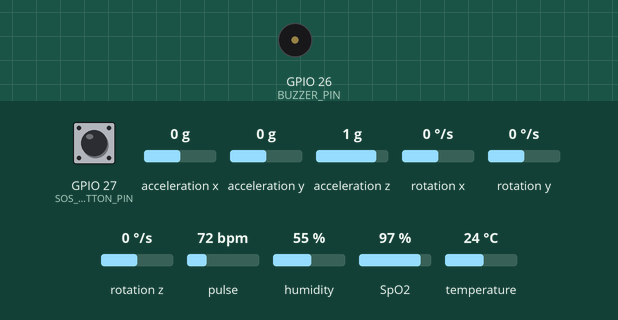
The sketch below on a simulated ESP32. On the bench: buzzer (waves = sounding, pin HIGH). Wiring (inferred from the names in the program): MPU-6050 motion sensor at I2C address 0x68. The test bench sets the inputs (shaded band); at power-on: GPIO 27 (SOS_BUTTON_PIN) HIGH, acceleration x 0 g, acceleration y 0 g, acceleration z 1 g, rotation x 0 °/s, rotation y 0 °/s, rotation z 0 °/s, pulse 72 bpm, humidity 55 %, SpO2 97 %, temperature 24 °C. WiFi joins after 1.5 s; servers stay silent unless stated; uploads are accepted with an empty reply; what the sketch prints to the serial monitor is not drawn.

Above: at 4.2 s.
4.3 s: GPIO 27 (SOS_BUTTON_PIN) pulled LOW for 0.15 s
At 5.1 s:
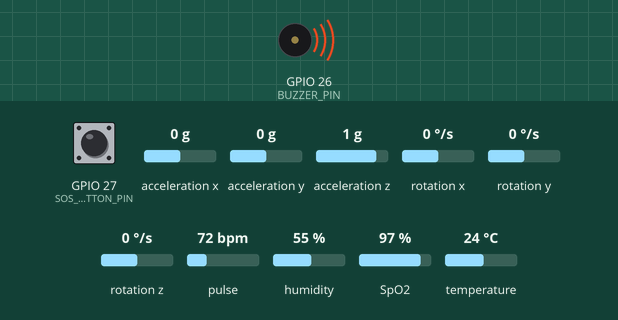
Timing chart, 0 to 10.8 s (numbered marks = the images above; inputs shaded):
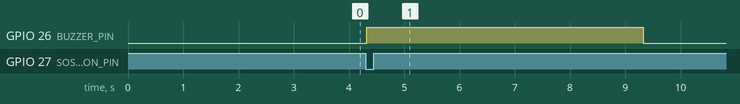

The sketch:

medguardian.ino
```cpp
/*
  =============================================================================
  MedGuardian - Smart IoT Healthcare Monitoring & Emergency System
  ESP32 Firmware with MAX30100, MPU6050, DHT11, SOS Button & Buzzer
  Connected directly to Node.js / Express Backend Server
  =============================================================================
*/

#include <WiFi.h>
#include <HTTPClient.h>
#include <Wire.h>
#include <DHT.h>
#include "MAX30100_PulseOximeter.h"

// =====================================================
// 1. NETWORK & BACKEND CONFIGURATION
// =====================================================

// Wi-Fi Credentials (Configure for your local Wi-Fi router)
const char* WIFI_SSID = "YOUR_WIFI_SSID";
const char* WIFI_PASSWORD = "YOUR_WIFI_PASSWORD";

// Node.js Backend Server IP & Port (e.g. http://192.168.1.50:5000)
const char* NODE_SERVER_URL = "http://192.168.1.100:5000/api/telemetry";

// Device & Patient identifiers
const char* DEVICE_ID = "ESP32-MED-01";
const char* PATIENT_ID = "PT-0001";

// =====================================================
// 2. PIN DEFINITIONS & CONSTANTS
// =====================================================

#define DHTPIN 4
#define DHTTYPE DHT11

#define SOS_BUTTON_PIN 27
#define BUZZER_PIN 26

#define SDA_PIN 21
#define SCL_PIN 22

#define MPU6050_ADDR 0x68

// Non-blocking timer intervals
#define TELEMETRY_INTERVAL_MS 1000  // Send telemetry every 1s
#define MPU_INTERVAL_MS       200   // Poll accelerometer every 200ms
#define DHT_INTERVAL_MS       2000  // Poll temp/humidity every 2s
#define BUTTON_INTERVAL_MS    50    // Button debounce interval

// Fall detection threshold
#define FALL_IMPACT_THRESHOLD_G 2.5 // Spike >= 2.5g indicates severe impact/fall

// =====================================================
// 3. SENSOR OBJECTS & GLOBAL STATE
// =====================================================

DHT dht(DHTPIN, DHTTYPE);
PulseOximeter pox;

bool max30100Ready = false;
bool mpu6050Ready = false;

// Timers
uint32_t tsLastTelemetry = 0;
uint32_t tsLastMPU       = 0;
uint32_t tsLastDHT       = 0;
uint32_t tsLastButton    = 0;

// Sensor Values
float currentHeartRate   = 0.0;
float currentSpO2        = 0.0;
bool fingerDetected      = false;

float currentTemperature = 36.7;
float currentHumidity    = 50.0;

int16_t rawAccelX, rawAccelY, rawAccelZ;
int16_t rawGyroX, rawGyroY, rawGyroZ;
int16_t rawMpuTemp;

float accelX = 0.0, accelY = 0.0, accelZ = 1.0;
float gyroX  = 0.0, gyroY  = 0.0, gyroZ  = 0.0;
float accelMagnitude = 1.0;

bool sosPressed = false;
bool fallDetected = false;
bool serverAlarmInstruction = false;
uint32_t alarmUntilTs = 0;

// Callback when MAX30100 detects heartbeat
void onBeatDetected() {
  Serial.print("♥ ");
}

// =====================================================
// 4. MPU6050 INITIALIZATION & READING
// =====================================================

bool initMPU6050() {
  Serial.println("[MPU6050] Initializing 6-Axis Motion Sensor...");
  Wire.beginTransmission(MPU6050_ADDR);
  if (Wire.endTransmission() != 0) {
    Serial.println("❌ [MPU6050] Sensor not found on I2C address 0x68!");
    return false;
  }

  // Wake up MPU6050 (Power management register 0x6B)
  Wire.beginTransmission(MPU6050_ADDR);
  Wire.write(0x6B);
  Wire.write(0x00);
  Wire.endTransmission();
  delay(50);

  // Set Accelerometer Range: ±8g (Register 0x1C = 0x10)
  Wire.beginTransmission(MPU6050_ADDR);
  Wire.write(0x1C);
  Wire.write(0x10);
  Wire.endTransmission();

  // Set Gyroscope Range: ±500 deg/s (Register 0x1B = 0x08)
  Wire.beginTransmission(MPU6050_ADDR);
  Wire.write(0x1B);
  Wire.write(0x08);
  Wire.endTransmission();

  Serial.println("✅ [MPU6050] Initialized successfully.");
  return true;
}

bool readMPU6050() {
  Wire.beginTransmission(MPU6050_ADDR);
  Wire.write(0x3B);
  if (Wire.endTransmission(false) != 0) return false;

  int received = Wire.requestFrom(MPU6050_ADDR, 14);
  if (received != 14) return false;

  rawAccelX = (Wire.read() << 8) | Wire.read();
  rawAccelY = (Wire.read() << 8) | Wire.read();
  rawAccelZ = (Wire.read() << 8) | Wire.read();
  rawMpuTemp = (Wire.read() << 8) | Wire.read();
  rawGyroX  = (Wire.read() << 8) | Wire.read();
  rawGyroY  = (Wire.read() << 8) | Wire.read();
  rawGyroZ  = (Wire.read() << 8) | Wire.read();

  // Convert to g (±8g -> 4096 LSB/g) and deg/s (±500 dps -> 65.5 LSB/dps)
  accelX = rawAccelX / 4096.0;
  accelY = rawAccelY / 4096.0;
  accelZ = rawAccelZ / 4096.0;

  gyroX = rawGyroX / 65.5;
  gyroY = rawGyroY / 65.5;
  gyroZ = rawGyroZ / 65.5;

  // Compute 3D Acceleration Vector Magnitude
  accelMagnitude = sqrt(accelX * accelX + accelY * accelY + accelZ * accelZ);

  // Fall Impact Detection
  if (accelMagnitude >= FALL_IMPACT_THRESHOLD_G) {
    fallDetected = true;
    Serial.println("\n🚨 [ALERT] High acceleration impact detected (potential fall)!");
  }

  return true;
}

// =====================================================
// 5. WI-FI CONNECTIVITY
// =====================================================

void connectWiFi() {
  if (WiFi.status() == WL_CONNECTED) return;

  Serial.print("[WiFi] Connecting to: ");
  Serial.println(WIFI_SSID);
  WiFi.mode(WIFI_STA);
  WiFi.begin(WIFI_SSID, WIFI_PASSWORD);

  int attempts = 0;
  while (WiFi.status() != WL_CONNECTED && attempts < 20) {
    delay(500);
    Serial.print(".");
    attempts++;
  }

  if (WiFi.status() == WL_CONNECTED) {
    Serial.println("\n✅ [WiFi] Connected!");
    Serial.print("📡 [WiFi] ESP32 IP: ");
    Serial.println(WiFi.localIP());
    Serial.print("🎯 [WiFi] Node.js Server: ");
    Serial.println(NODE_SERVER_URL);
  } else {
    Serial.println("\n⚠️ [WiFi] Connection timeout. Retrying in main loop...");
  }
}

// =====================================================
// 6. TELEMETRY TRANSMISSION TO NODE.JS BACKEND
// =====================================================

void sendTelemetryToNodeServer() {
  if (WiFi.status() != WL_CONNECTED) {
    connectWiFi();
    return;
  }

  HTTPClient http;
  http.begin(NODE_SERVER_URL);
  http.addHeader("Content-Type", "application/json");

  // Construct JSON Telemetry payload
  char payload[512];
  snprintf(payload, sizeof(payload),
    "{"
    "\"deviceId\":\"%s\","
    "\"patientId\":\"%s\","
    "\"heartRate\":%.1f,"
    "\"spo2\":%.1f,"
    "\"temperature\":%.1f,"
    "\"humidity\":%.1f,"
    "\"accelX\":%.2f,"
    "\"accelY\":%.2f,"
    "\"accelZ\":%.2f,"
    "\"gyroX\":%.1f,"
    "\"gyroY\":%.1f,"
    "\"gyroZ\":%.1f,"
    "\"sosPressed\":%s,"
    "\"fallDetected\":%s"
    "}",
    DEVICE_ID,
    PATIENT_ID,
    currentHeartRate,
    currentSpO2,
    currentTemperature,
    currentHumidity,
    accelX,
    accelY,
    accelZ,
    gyroX,
    gyroY,
    gyroZ,
    sosPressed ? "true" : "false",
    fallDetected ? "true" : "false"
  );

  int httpCode = http.POST(payload);

  if (httpCode > 0) {
    String response = http.getString();

    // Check if Node.js server instructed hardware buzzer alarm
    if (response.indexOf("\"alarm\":true") != -1) {
      serverAlarmInstruction = true;
      alarmUntilTs = millis() + 5000; // Buzz for 5 seconds
      Serial.println("🔔 [BUZZER] Server commanded emergency alarm active!");
    } else {
      serverAlarmInstruction = false;
    }

    Serial.print("📡 [HTTP POST] Status: ");
    Serial.println(httpCode);
  } else {
    Serial.print("❌ [HTTP POST Failed] Error: ");
    Serial.println(http.errorToString(httpCode).c_str());
  }

  http.end();

  // Reset transient fall detection flag after transmission
  fallDetected = false;
}

// =====================================================
// 7. SETUP
// =====================================================

void setup() {
  Serial.begin(115200);
  delay(1500);

  Serial.println("\n==========================================");
  Serial.println("   MEDGUARDIAN ESP32 SMART IOT CLIENT    ");
  Serial.println("  Connected directly to Node.js Backend   ");
  Serial.println("==========================================");

  // Initialize GPIOs
  pinMode(SOS_BUTTON_PIN, INPUT_PULLUP);
  pinMode(BUZZER_PIN, OUTPUT);
  digitalWrite(BUZZER_PIN, LOW);

  // Initialize I2C Bus (SDA = 21, SCL = 22)
  Wire.begin(SDA_PIN, SCL_PIN);
  Serial.println("✅ [I2C] Initialized on SDA=21, SCL=22");

  // Initialize DHT11
  dht.begin();
  Serial.println("✅ [DHT11] Initialized on GPIO 4");

  // Initialize MPU6050
  mpu6050Ready = initMPU6050();

  // Initialize MAX30100 Pulse Oximeter
  Serial.println("[MAX30100] Initializing Pulse Oximeter on I2C 0x57...");
  if (pox.begin()) {
    max30100Ready = true;
    pox.setIRLedCurrent(MAX30100_LED_CURR_7_6MA);
    pox.setOnBeatDetectedCallback(onBeatDetected);
    Serial.println("✅ [MAX30100] Ready & Beat Callback Registered.");
  } else {
    max30100Ready = false;
    Serial.println("❌ [MAX30100] Initialization FAILED! Check sensor wiring.");
  }

  // Connect to Wi-Fi
  connectWiFi();

  Serial.println("==========================================\n");
}

// =====================================================
// 8. MAIN LOOP
// =====================================================

void loop() {
  // A. MAX30100 requires continuous updates in loop
  if (max30100Ready) {
    pox.update();
  }

  // B. Poll SOS Button (Debounced)
  if (millis() - tsLastButton >= BUTTON_INTERVAL_MS) {
    tsLastButton = millis();
    int btnState = digitalRead(SOS_BUTTON_PIN);

    if (btnState == LOW) { // Active LOW with pullup
      if (!sosPressed) {
        sosPressed = true;
        Serial.println("\n🚨🚨 SOS EMERGENCY BUTTON PRESSED! 🚨🚨");
        digitalWrite(BUZZER_PIN, HIGH);
        alarmUntilTs = millis() + 4000;
        sendTelemetryToNodeServer();
      }
    } else {
      sosPressed = false;
    }
  }

  // C. Poll MPU6050 Motion & Fall Detector
  if (mpu6050Ready && (millis() - tsLastMPU >= MPU_INTERVAL_MS)) {
    tsLastMPU = millis();
    readMPU6050();
  }

  // D. Poll DHT11 Temperature & Humidity
  if (millis() - tsLastDHT >= DHT_INTERVAL_MS) {
    tsLastDHT = millis();
    float t = dht.readTemperature();
    float h = dht.readHumidity();
    if (!isnan(t) && !isnan(h)) {
      currentTemperature = t;
      currentHumidity = h;
    }
  }

  // E. Periodic Telemetry Transmission
  if (millis() - tsLastTelemetry >= TELEMETRY_INTERVAL_MS) {
    tsLastTelemetry = millis();

    if (max30100Ready) {
      currentHeartRate = pox.getHeartRate();
      currentSpO2      = pox.getSpO2();
      fingerDetected   = (currentHeartRate > 0);
    }

    // Local Serial Telemetry Print
    Serial.print("📊 [VITALS] HR: ");
    Serial.print(currentHeartRate, 1);
    Serial.print(" BPM | SpO2: ");
    Serial.print(currentSpO2, 1);
    Serial.print("% | Temp: ");
    Serial.print(currentTemperature, 1);
    Serial.print("°C | Accel: ");
    Serial.print(accelMagnitude, 2);
    Serial.println("g");

    // Send HTTP POST to Node.js backend
    sendTelemetryToNodeServer();

    // Control Local Buzzer Output
    if (sosPressed || fallDetected || (millis() < alarmUntilTs)) {
      digitalWrite(BUZZER_PIN, HIGH);
    } else {
      digitalWrite(BUZZER_PIN, LOW);
    }
  }
}
```

Measured:
- after the input at 4.3 s, GPIO 26 (BUZZER_PIN): LOW → HIGH at once, → LOW 5.0 s later
